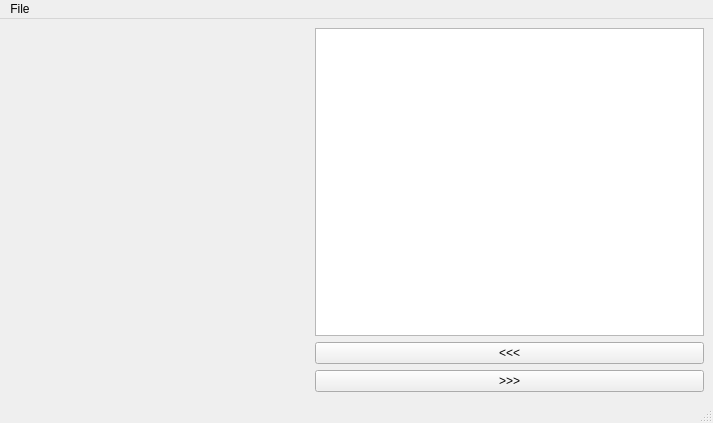
<?xml version="1.0" encoding="UTF-8"?>
<ui version="4.0">
 <class>MainWindow</class>
 <widget class="QMainWindow" name="MainWindow">
  <property name="geometry">
   <rect>
    <x>0</x>
    <y>0</y>
    <width>713</width>
    <height>423</height>
   </rect>
  </property>
  <property name="windowTitle">
   <string>MainWindow</string>
  </property>
  <widget class="QWidget" name="centralwidget">
   <layout class="QHBoxLayout" name="horizontalLayout">
    <item>
     <widget class="QLabel" name="label">
      <property name="minimumSize">
       <size>
        <width>300</width>
        <height>300</height>
       </size>
      </property>
      <property name="text">
       <string/>
      </property>
     </widget>
    </item>
    <item>
     <layout class="QVBoxLayout" name="verticalLayout">
      <item>
       <widget class="QTextEdit" name="textEdit"/>
      </item>
      <item>
       <widget class="QPushButton" name="pushButton_2">
        <property name="text">
         <string>&lt;&lt;&lt;</string>
        </property>
       </widget>
      </item>
      <item>
       <widget class="QPushButton" name="pushButton">
        <property name="text">
         <string>&gt;&gt;&gt;</string>
        </property>
       </widget>
      </item>
     </layout>
    </item>
   </layout>
  </widget>
  <widget class="QMenuBar" name="menubar">
   <property name="geometry">
    <rect>
     <x>0</x>
     <y>0</y>
     <width>713</width>
     <height>31</height>
    </rect>
   </property>
   <widget class="QMenu" name="menuFile">
    <property name="title">
     <string>File</string>
    </property>
    <addaction name="actionLoad"/>
    <addaction name="actionSave"/>
    <addaction name="actionQuit"/>
   </widget>
   <addaction name="menuFile"/>
  </widget>
  <widget class="QStatusBar" name="statusbar"/>
  <action name="actionLoad">
   <property name="text">
    <string>Load</string>
   </property>
  </action>
  <action name="actionSave">
   <property name="text">
    <string>Save</string>
   </property>
  </action>
  <action name="actionQuit">
   <property name="text">
    <string>Quit</string>
   </property>
  </action>
 </widget>
 <resources/>
 <connections/>
</ui>
